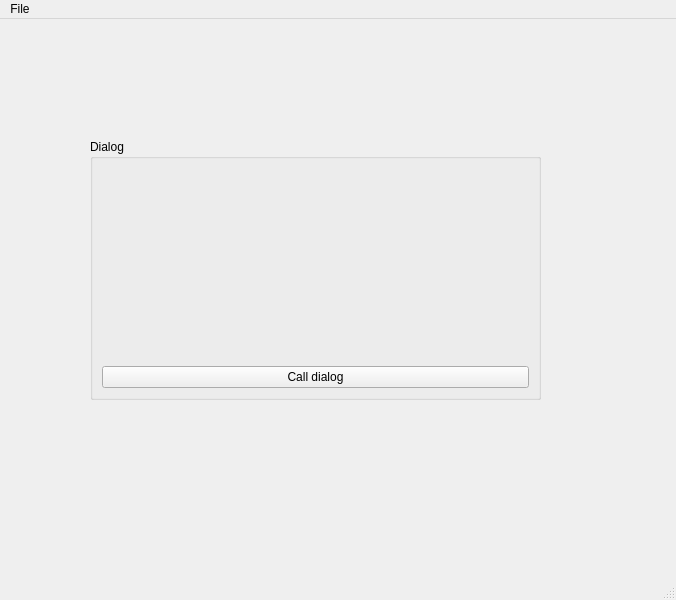
<?xml version="1.0" encoding="UTF-8"?>
<ui version="4.0">
 <class>MainWindow</class>
 <widget class="QMainWindow" name="MainWindow">
  <property name="geometry">
   <rect>
    <x>0</x>
    <y>0</y>
    <width>676</width>
    <height>600</height>
   </rect>
  </property>
  <property name="windowTitle">
   <string>MainWindow</string>
  </property>
  <widget class="QWidget" name="centralwidget">
   <widget class="QGroupBox" name="groupBox">
    <property name="geometry">
     <rect>
      <x>90</x>
      <y>120</y>
      <width>451</width>
      <height>261</height>
     </rect>
    </property>
    <property name="title">
     <string>Dialog</string>
    </property>
    <layout class="QVBoxLayout" name="verticalLayout">
     <item>
      <widget class="QLabel" name="label">
       <property name="font">
        <font>
         <family>Arial</family>
         <pointsize>16</pointsize>
        </font>
       </property>
       <property name="text">
        <string/>
       </property>
       <property name="alignment">
        <set>Qt::AlignCenter</set>
       </property>
      </widget>
     </item>
     <item>
      <widget class="QPushButton" name="pushButton">
       <property name="text">
        <string>Call dialog</string>
       </property>
      </widget>
     </item>
    </layout>
   </widget>
  </widget>
  <widget class="QMenuBar" name="menubar">
   <property name="geometry">
    <rect>
     <x>0</x>
     <y>0</y>
     <width>676</width>
     <height>22</height>
    </rect>
   </property>
   <widget class="QMenu" name="menuFile">
    <property name="title">
     <string>File</string>
    </property>
   </widget>
   <addaction name="menuFile"/>
  </widget>
  <widget class="QStatusBar" name="statusbar"/>
  <action name="actionexit">
   <property name="text">
    <string>exit</string>
   </property>
  </action>
 </widget>
 <resources/>
 <connections/>
</ui>
